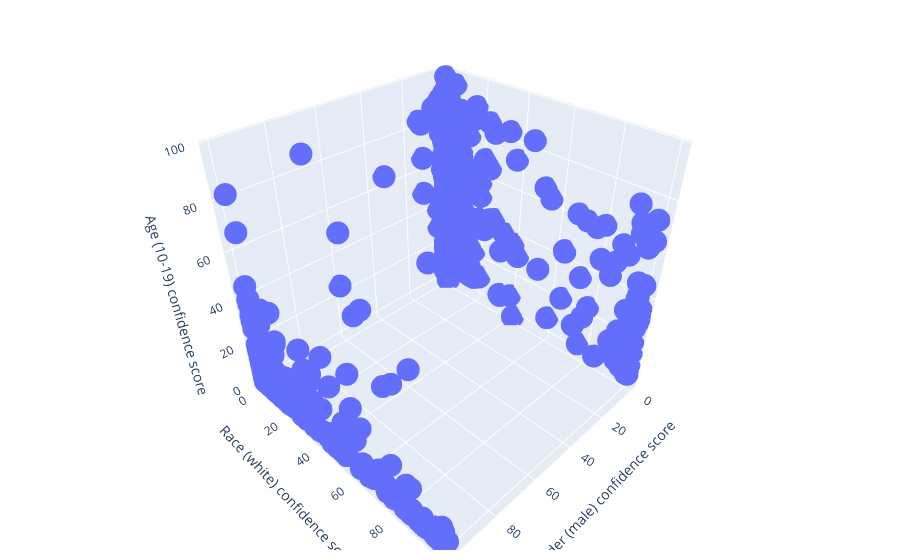

This figure's notebook cell:
### Markdown cell above
### FairFace Model

### Code cell
MetricGenderDisplay(FairFaceDict, specific_race=None, specific_emotion=None, specific_age=None)
MetricRaceDisplay(FairFaceDict, specific_gender=None, specific_emotion=None, specific_age=None)
MetricAgeDisplay(FairFaceDict, specific_gender=None, specific_emotion=None, specific_race=None)
ScatterPlotDisplay2D(FairFaceDict, x_axis_label="race", y_axis_label="gender", specific_gender="male", specific_race="latino hispanic", specific_emotion=None)
ScatterPlotDisplay3D(FairFaceDict, specific_gender="male", specific_race="white", specific_age="10-19")
MetricCenterDistanceDisplay(FairFaceDict, category='race', type='area') 
CorrelationMetric(FairFaceDict)
ShannonSimpsonMetrics(FairFaceDict)

### Figure 1 — Plotly figure (JSON) as saved in the notebook; plotly's stock layout.template omitted (floating-point values rounded to 4 significant figures; data arrays with more than 128 entries replaced by an {"elided": "..."} marker saying what was removed)
{"data": [{"hovertemplate": "x=%{x}<br>y=%{y}<br>z=%{z}<extra></extra>", "legendgroup": "", "marker": {"color": "#636efa", "symbol": "circle"}, "mode": "markers", "name": "", "scene": "scene", "showlegend": false, "type": "scatter3d", "x": {"elided": "770 float values"}, "y": {"elided": "770 float values"}, "z": {"elided": "770 float values"}}], "layout": {"legend": {"tracegroupgap": 0}, "margin": {"b": 10, "l": 10, "r": 20, "t": 10}, "scene": {"domain": {"x": [0, 1], "y": [0, 1]}, "xaxis": {"title": {"text": "Gender (male) confidence score"}}, "yaxis": {"title": {"text": "Race (white) confidence score"}}, "zaxis": {"title": {"text": "Age (10-19) confidence score"}}}}}
